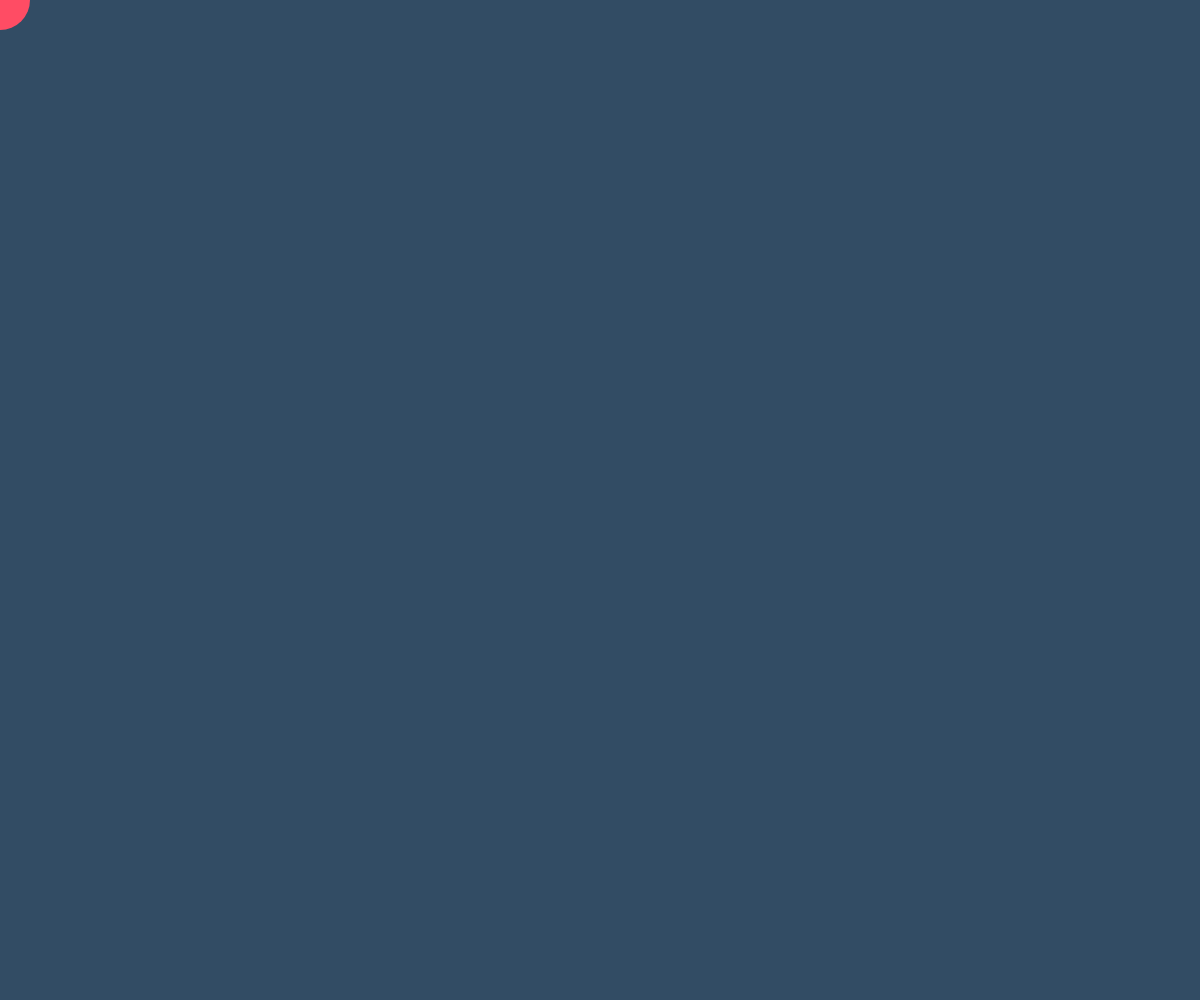
Frame 1 (no input)
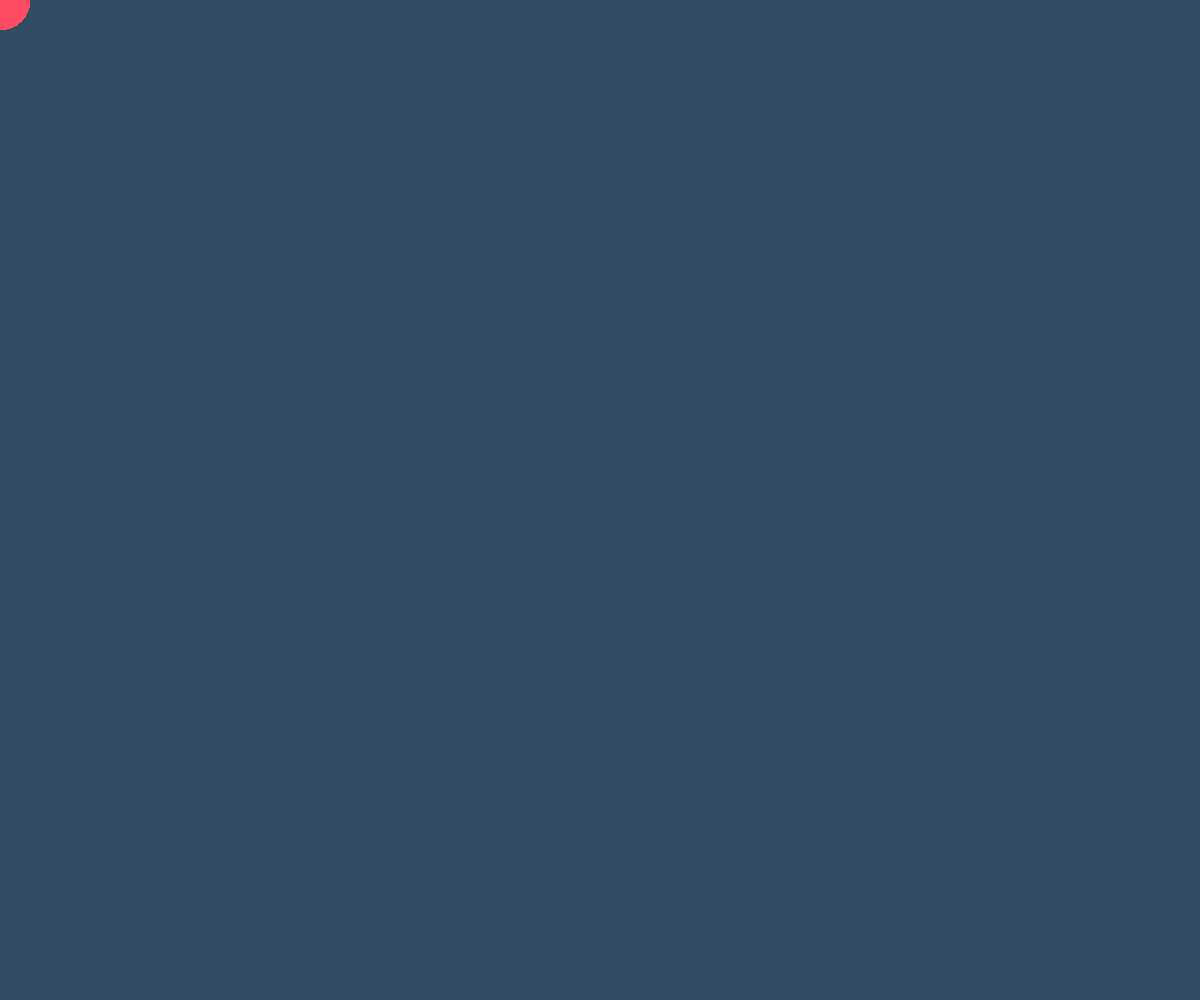
Frame 60 (no input)
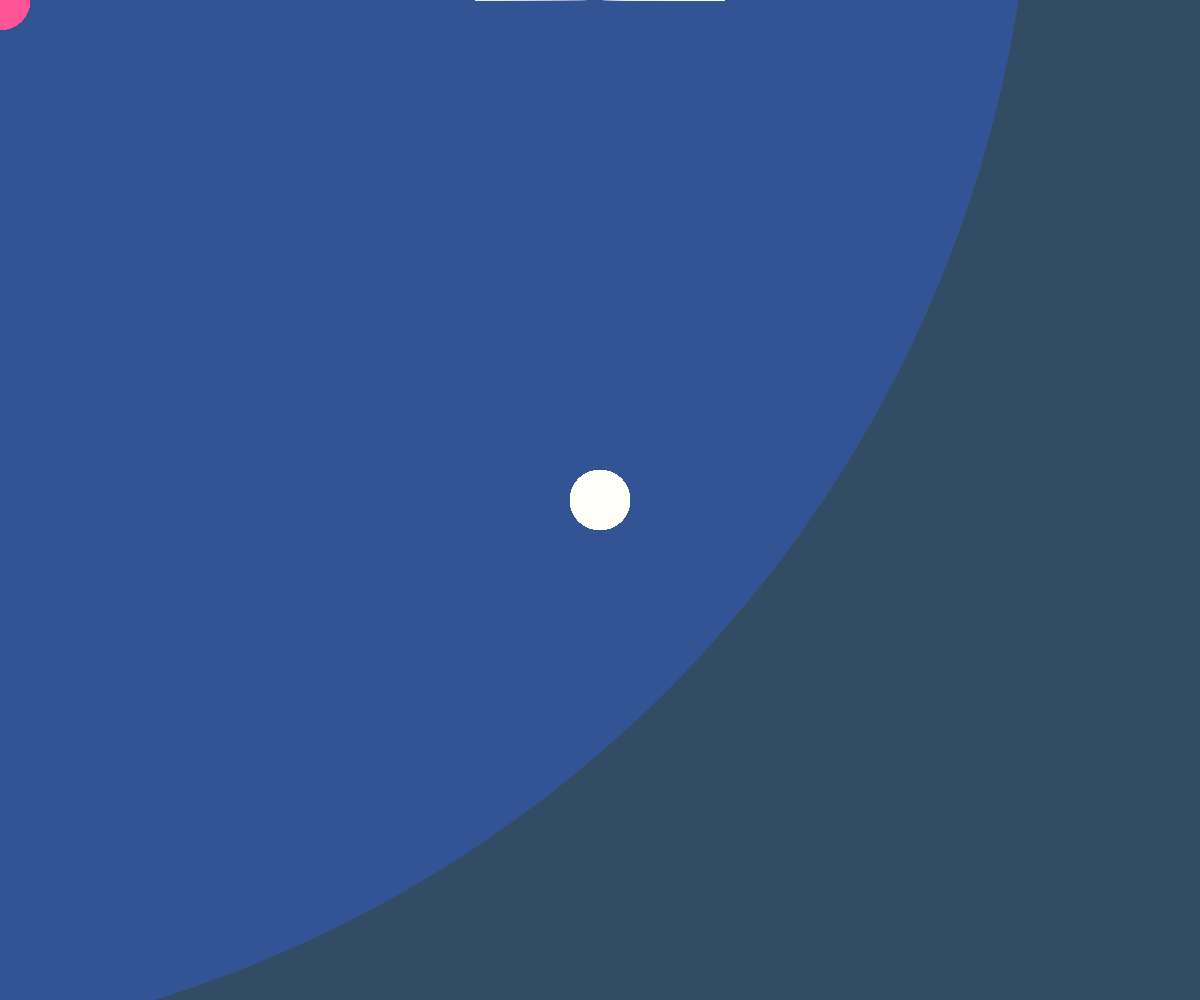
Frame 120 (the mouse pressed at the canvas centre since frame 60)

The p5.js sketch that drew these frames (run headless with seeded random() and noise() and a simulated clock; from frame 60 on, the mouse is pressed at the canvas centre):

// p5.js sketch
// ── sketch.js
let pg;
let bugs = []; // array of Jitter objects
var angle = 2.0;
var offset = 300;
var scalar = 3.5;
var speed = 0.1;

var col = {
  r: 255,
  g: 0,
  b: 0
};

function setup() {
  noStroke();
  background (0);
  
  createCanvas(windowWidth, windowHeight);
  pg = createGraphics(400, 250);
  centerX = width/2;
centerY = height/2;
noStroke();
  // Create objects
  
  
  for (let i = 0; i < 50; i++) {
   
    bugs.push(new Jitter());
    
  }
}

function draw() {
  fill(0,12);
  
  fill(255,mouseX/2,mouseY/2);
  noStroke();
  ellipse(mouseX, mouseY, 60, 60);

  pg.background(51);
  pg.noFill();
  pg.stroke(255);
  pg.ellipse(mouseX - 150, mouseY - 75, 60, 60);

  //Draw the offscreen buffer to the screen with image()
  
  background(50, 76, 100);
  
  translate(width / 2, height / 2);

  noFill();
  
  stroke(255, mouseY*.1);
  strokeWeight(mouseY*.001);
  scale(mouseY);


  beginShape();
  
  for (let t = 0; t < TWO_PI; t += 0.01) {
    let x = 5*pow(sin(t),3);
    let y = -(4*cos(t) - 2*cos(2*t) - cos(3*t));
   
    vertex(x,y); 
    
     
  }
  endShape(CLOSE);

  
  for (let i = 0; i < bugs.length; i++) {
    bugs[i].move();
    bugs[i].display();
    
  }
  
}

// Jitter class
class Jitter {
    constructor() {
      this.x = random(width);
      
      this.y = random(height);
      this.diameter = (3, 30);
      this.speed = 15;
      let num = 50;
while (num > 23) {
  num = num - 50;
  blendMode(LIGHTEST);
  
  console.log(num);
}


    }
  
    move() {
      this.x += random(-this.speed, this.speed);
      this.y +=this.speed/2;
      this.y += random(-this.speed, this.speed);
      fill((random(0,255)),(random(0,255)),(random(0,255)), 30)

      if (this.y > windowHeight) {
        this.y=0;
      }
    }
  
      display() {
        



      ellipse(this.x, this.y, this.diameter, this.diameter);
      
      ellipseMode(CENTER);
fill(100);
col.r = random(0, 200);
  col.g = random(0, 250);
  col.b = random(100, 250);
  var x = offset + cos(angle) * scalar;
  var y = offset + sin(angle) * scalar;
  fill(col.r, col.g, col.b);
  noStroke();

  ellipse(x, y, 5, 5);
  angle += speed;
  scalar += speed;
ellipse(x, y, 5, 5); // Inner gray ellipse

    }

    
  }
  
